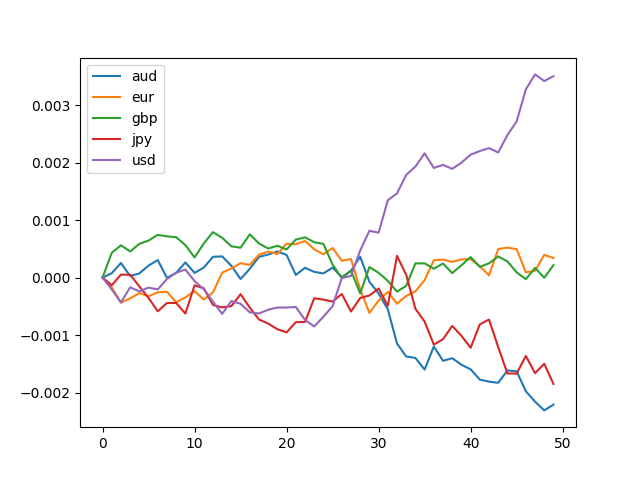

Source code (Python):
import matplotlib.pyplot as plt
import numpy as np
from oandapyV20 import API
import oandapyV20.endpoints.instruments as instruments
from scipy.stats import rankdata
import pandas as pd
import matplotlib.pyplot as plt
import numpy as np


def get_close_list(instrument="USD_JPY"):
    """
        get close values by oanda api v20
    """
    api = API(
        access_token="********",    # your access token
        environment="live") # or practice

    params = {
        "granularity": "M1",
        "count": 50,
        "price": "B",
    }

    instruments_candles = instruments.InstrumentsCandles(
        instrument=instrument, params=params)

    api.request(instruments_candles)
    response = instruments_candles.response
    close_list = np.array([x["bid"]["c"] for x in response["candles"]])
    close_list = close_list.astype(np.float64)
    return close_list


def get_logarithmic_change_rate(instrument):
    """
        get close values and convert it to logarithmic change rate
    """

    close_list = get_close_list(instrument)
    logarithmic_change_rate = np.log(close_list/close_list[0])
    
    return logarithmic_change_rate

# Get the logarithmic change rate for each currency pair
# eur
eurusd = get_logarithmic_change_rate("EUR_USD")
eurjpy = get_logarithmic_change_rate("EUR_JPY")
euraud = get_logarithmic_change_rate("EUR_AUD")
eurgbp = get_logarithmic_change_rate("EUR_GBP")

# usd
usdjpy = get_logarithmic_change_rate("USD_JPY")
audusd = get_logarithmic_change_rate("AUD_USD")
gbpusd = get_logarithmic_change_rate("GBP_USD")

# gbp
gbpjpy = get_logarithmic_change_rate("GBP_JPY")
gbpaud = get_logarithmic_change_rate("GBP_AUD")

# aud
audjpy = get_logarithmic_change_rate("AUD_JPY")


# compute ku-chart
ku_aud = (euraud * (-1)) + audusd + (gbpaud * (-1)) + audjpy
ku_eur = euraud + eurusd + eurgbp + eurjpy
ku_gbp = (eurgbp * (-1)) + gbpusd + gbpjpy + gbpaud
ku_jpy = eurjpy * (-1) + (gbpjpy * (-1)) +(audjpy * (-1)) + (usdjpy * (-1))
ku_usd = (eurusd * (-1)) + (audusd * (-1)) + (gbpusd * (-1)) + usdjpy

# plot ku-chart
fig, ax = plt.subplots()
x = np.arange(len(ku_aud))
ax.plot(x, ku_aud, label="aud")
ax.plot(x, ku_eur, label="eur")
ax.plot(x, ku_gbp, label="gbp")
ax.plot(x, ku_jpy, label="jpy")
ax.plot(x, ku_usd, label="usd")

ax.legend()
plt.savefig("ku-chart.png")
plt.show()
